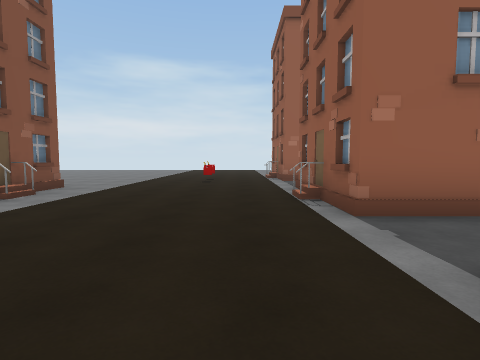
view 1 (above)

19 first-person views from a walk through a Unity game level. The camera is 1.3 m above the floor, tilts 4° down and sees 80° across. The floor is counted in squares, 2 m on a side. Each view is taken from the middle of a square. On the plan, view 1 faces up. The plan holds only what a view shows up to about 9 squares ahead; the rest is blank. The place goes on beyond the plan. The player is left out. Some animated figures are not drawn. Some surface patterns are stand-ins.

view 2
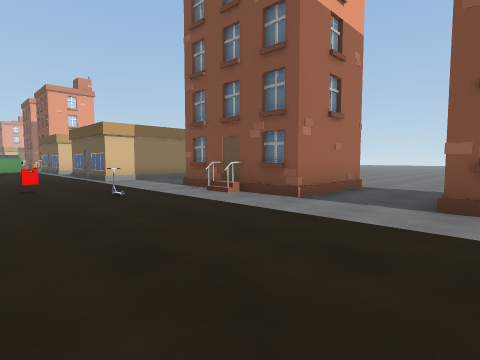

view 3
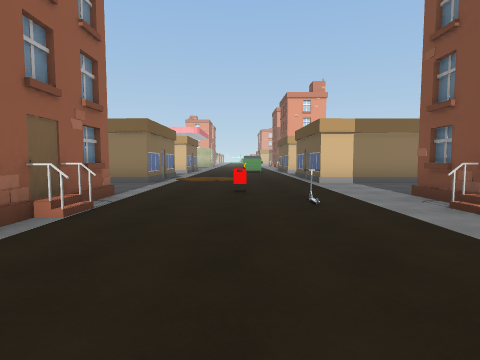

view 4
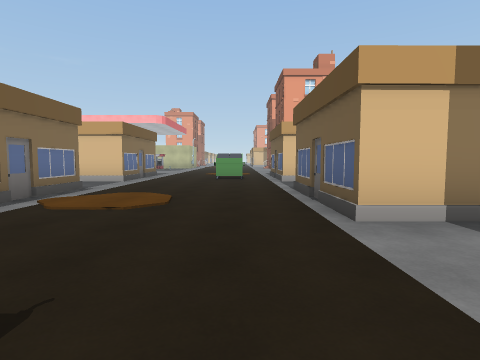

view 5
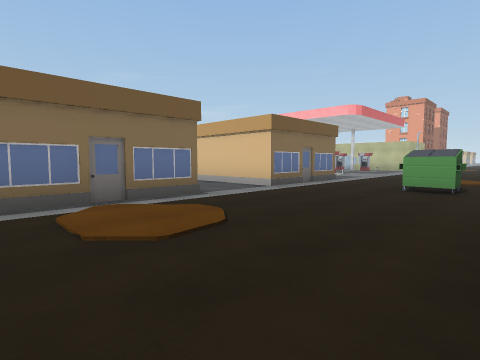

view 6
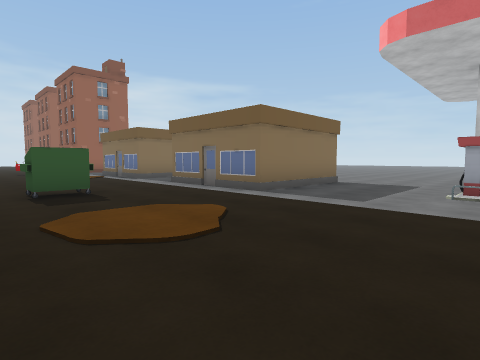

view 7
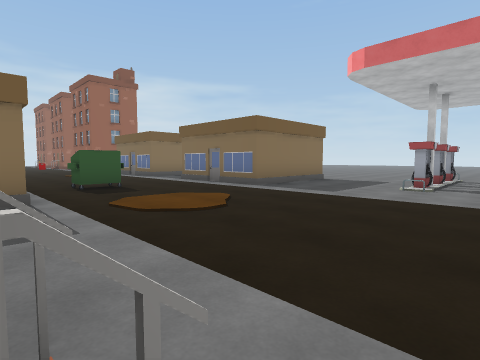

view 8
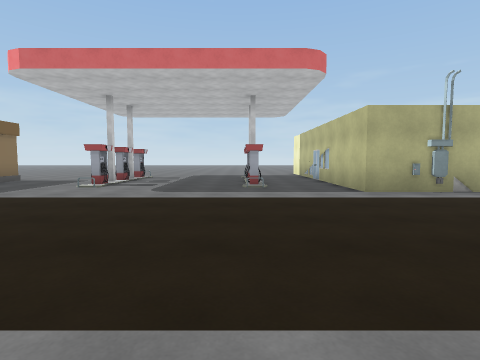

view 9
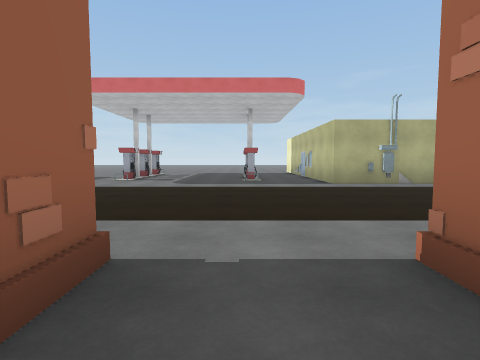

view 10
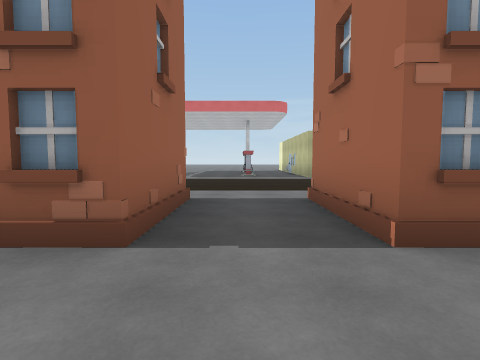

view 11
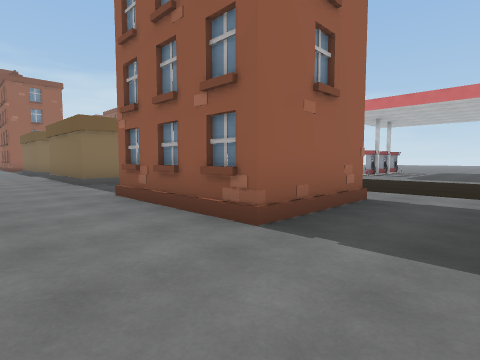

view 12
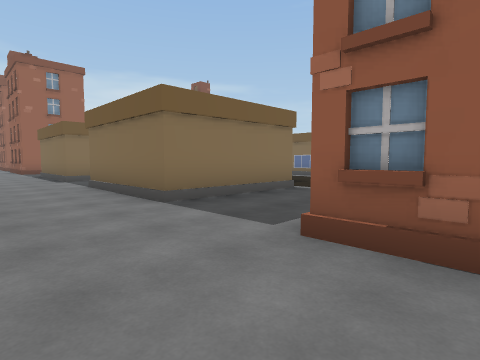

view 13
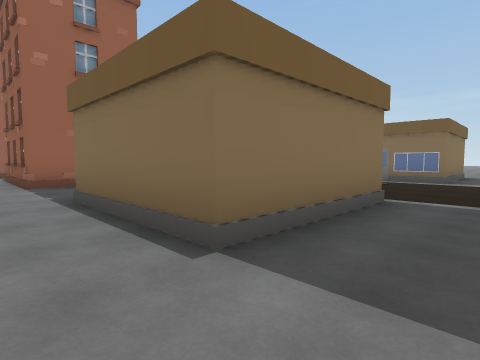

view 14
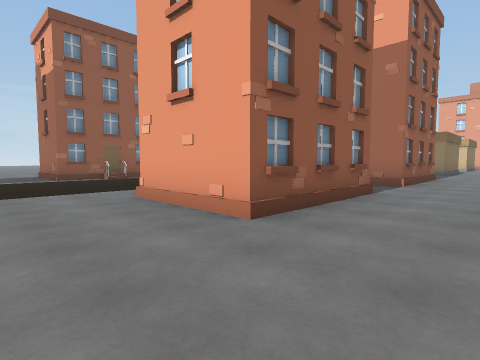

view 15
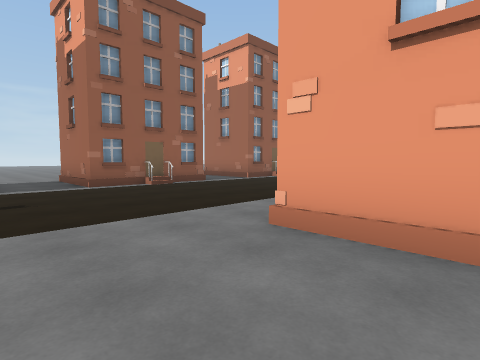

view 16
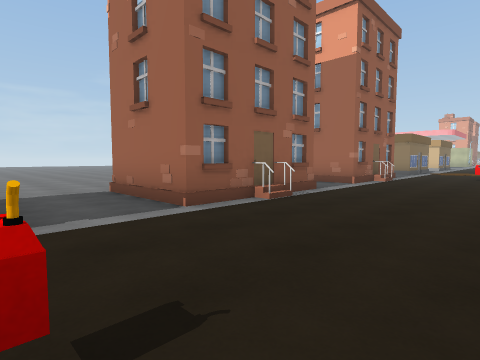

view 17
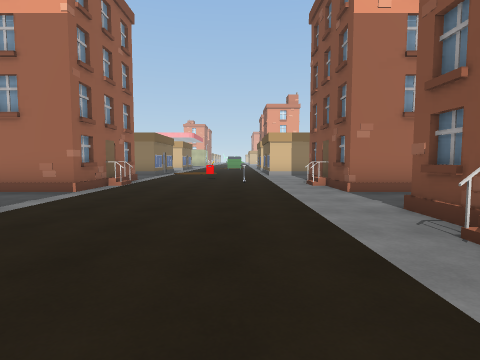

view 18
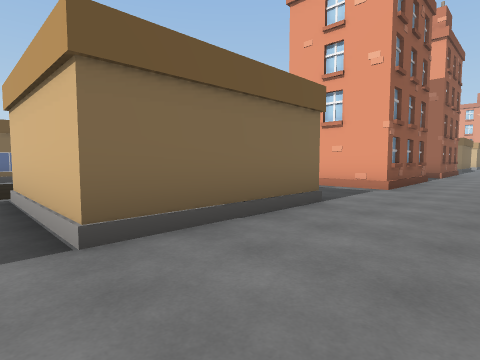

view 19
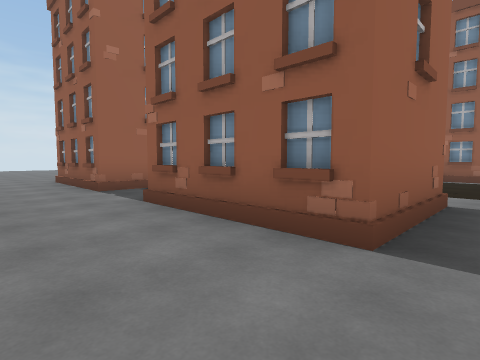

### Floor plan
Key: @ floor where view 1 was taken; # wall or solid block; x gap in a wall; . floor; H house; B bin; O other object.
Columns run from 9 left of view 1 to 8 right of it. Each row starts with its distance up from view 1.
  9 ........O..# H
  8 ..................
  7 ..................
  6 ..H  ......# H...
  5 ..H  H....H# H
  4 ..H  ......#
  3  ...........
  2 ............
  1 ...##......##
  0 ..H  ....@.#
 -1 ..## H.O..H#
 -2 ..H##......#
 -3 ........O...
 -4   ..........
 -5  ..###.....##
 -6  ..   H....#
 -7  ..   .....##
 -8  ..###H....H#
 -9  ............
-10 ..............
-11 ...###.....H##
-12 ...   .B...##
-13 ...   H....#
-14 ...###.....####.
-15 .................
-16 .................
-17 ..H##........#xx.
-18 ...  H...........
-19 ..## ..........
-20 ..H##..........
-21 .............#x
-22 ...............
-23   #   .........
-24   H    ....####
-25   H     ...#

Where each view was taken, in squares from view 1:
view 1: 0 up, 0 right, facing up
view 2: 4 up, 0 right, facing down-left
view 3: 3 up, 1 left, facing down
view 4: 2 down, 2 left, facing down
view 5: 5 down, 3 left, facing down-right
view 6: 18 down, 3 left, facing up-right
view 7: 19 down, 4 left, facing up-right
view 8: 21 down, 4 left, facing right
view 9: 21 down, 6 left, facing right
view 10: 21 down, 9 left, facing right
view 11: 22 down, 9 left, facing up-right
view 12: 18 down, 9 left, facing up-right
view 13: 10 down, 8 left, facing up-right
view 14: 9 up, 9 left, facing down-right
view 15: 9 up, 6 left, facing down-right
view 16: 9 up, 2 left, facing down-right
view 17: 7 up, 2 left, facing down
view 18: 10 down, 9 left, facing down-right
view 19: 3 down, 9 left, facing up-right
